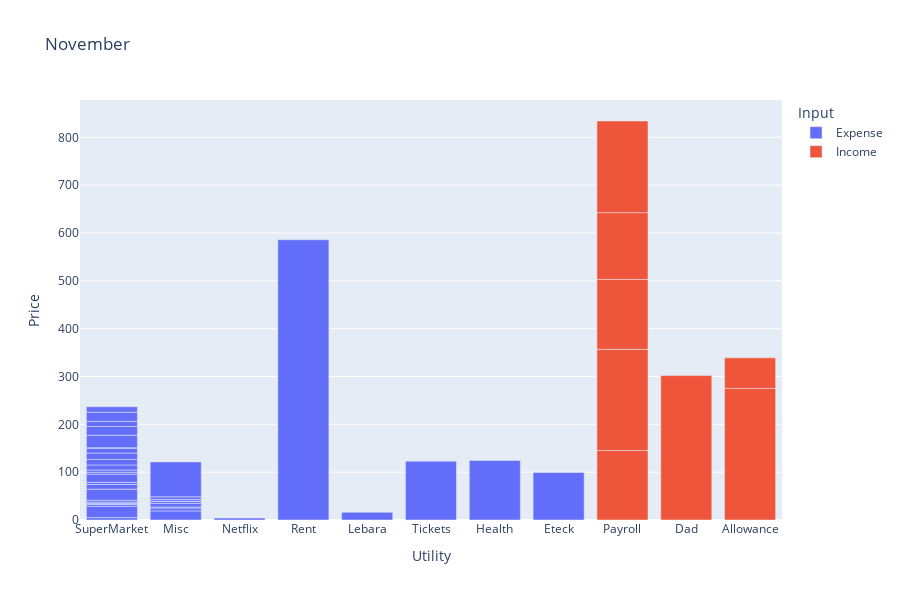
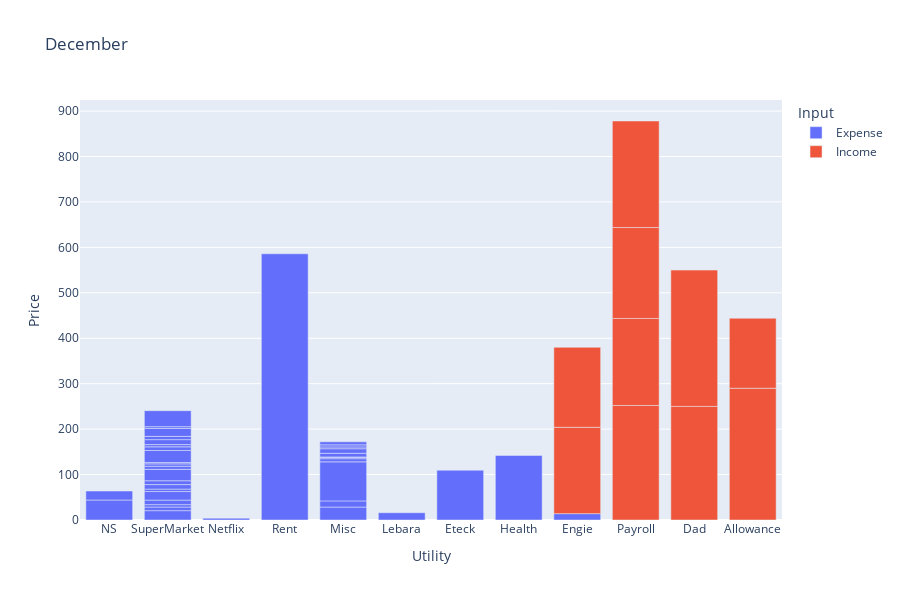
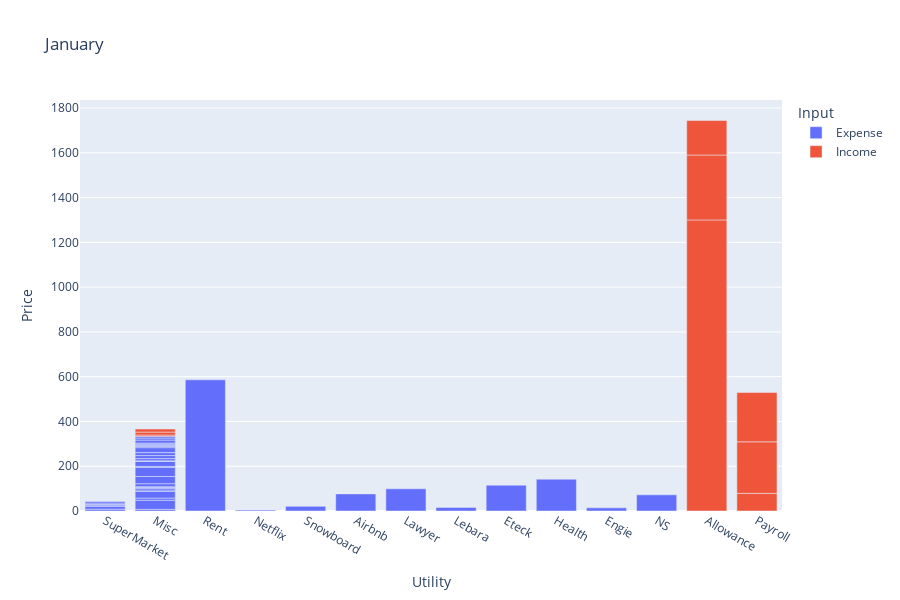
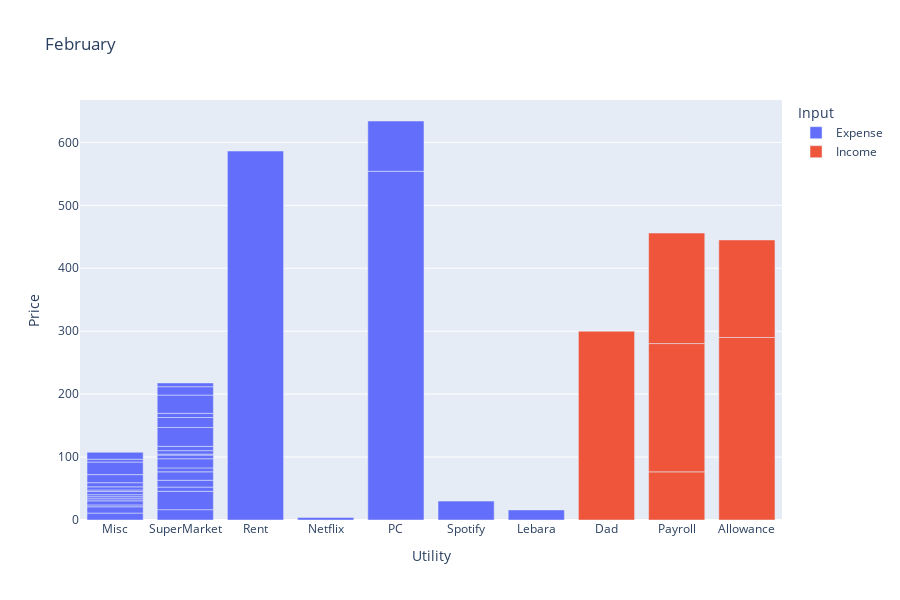

Source (notebook cell) for these figures, in order:
### Code cell
#Bar plots for all the months available by the user. Every transaction is specificaly given in the bar plot, making easy to identify individual transactions.
for i in range(len(list_of_names)):
    fig = go.Figure()
    fig = px.bar(dataframes_list[i], x='Utility', y='Price',title=Month[i],color='Input')
    fig.update_layout(width = 900, height = 600)
    fig.show()

### Figure 1 — Plotly figure (JSON) as saved in the notebook; plotly's stock layout.template omitted (floating-point values rounded to 4 significant figures)
{"data": [{"alignmentgroup": "True", "hovertemplate": "Input=Expense<br>Utility=%{x}<br>Price=%{y}<extra></extra>", "legendgroup": "Expense", "marker": {"color": "#636efa", "pattern": {"shape": ""}}, "name": "Expense", "offsetgroup": "Expense", "orientation": "v", "showlegend": true, "textposition": "auto", "type": "bar", "x": ["SuperMarket", "SuperMarket", "SuperMarket", "SuperMarket", "Misc", "SuperMarket", "Misc", "Misc", "SuperMarket", "SuperMarket", "Netflix", "SuperMarket", "Rent", "SuperMarket", "SuperMarket", "Misc", "Misc", "SuperMarket", "SuperMarket", "SuperMarket", "SuperMarket", "Misc", "SuperMarket", "Misc", "SuperMarket", "SuperMarket", "SuperMarket", "Lebara", "SuperMarket", "Tickets", "SuperMarket", "Health", "Eteck", "SuperMarket", "Misc", "Misc", "SuperMarket"], "xaxis": "x", "y": [5.09, 23.6, 3.98, 1.58, 19, 3, 6.15, 2, 3.75, 23.42, 4, 9.92, 585.8, 4.37, 17.06, 7.4, 4, 3.99, 4.73, 10.61, 11.51, 0.55, 13.35, 3.95, 10.19, 1.05, 25.91, 16, 18.35, 123, 10.89, 124.2, 99.31, 19, 5.46, 73, 11.33], "yaxis": "y"}, {"alignmentgroup": "True", "hovertemplate": "Input=Income<br>Utility=%{x}<br>Price=%{y}<extra></extra>", "legendgroup": "Income", "marker": {"color": "#EF553B", "pattern": {"shape": ""}}, "name": "Income", "offsetgroup": "Income", "orientation": "v", "showlegend": true, "textposition": "auto", "type": "bar", "x": ["Payroll", "Dad", "Payroll", "Payroll", "Allowance", "Allowance", "Payroll", "Payroll"], "xaxis": "x", "y": [145.2, 302, 211.6, 146.1, 275, 64, 139.6, 191.6], "yaxis": "y"}], "layout": {"barmode": "relative", "height": 600, "legend": {"title": {"text": "Input"}, "tracegroupgap": 0}, "title": {"text": "November"}, "width": 900, "xaxis": {"anchor": "y", "domain": [0, 1], "title": {"text": "Utility"}}, "yaxis": {"anchor": "x", "domain": [0, 1], "title": {"text": "Price"}}}}

### Figure 2 — Plotly figure (JSON) as saved in the notebook; plotly's stock layout.template omitted (floating-point values rounded to 4 significant figures)
{"data": [{"alignmentgroup": "True", "hovertemplate": "Input=Expense<br>Utility=%{x}<br>Price=%{y}<extra></extra>", "legendgroup": "Expense", "marker": {"color": "#636efa", "pattern": {"shape": ""}}, "name": "Expense", "offsetgroup": "Expense", "orientation": "v", "showlegend": true, "textposition": "auto", "type": "bar", "x": ["NS", "SuperMarket", "SuperMarket", "SuperMarket", "SuperMarket", "SuperMarket", "Netflix", "SuperMarket", "Rent", "Misc", "SuperMarket", "SuperMarket", "SuperMarket", "Misc", "SuperMarket", "SuperMarket", "Misc", "SuperMarket", "SuperMarket", "SuperMarket", "Lebara", "Misc", "Misc", "SuperMarket", "Misc", "Misc", "Misc", "SuperMarket", "SuperMarket", "Eteck", "Health", "Engie", "SuperMarket", "Misc", "Misc", "SuperMarket", "NS", "Misc", "SuperMarket"], "xaxis": "x", "y": [43.99, 20.53, 8, 5.27, 9.95, 18.83, 4, 5.45, 585.8, 28.5, 9.92, 8.43, 25.15, 13.48, 6.86, 5.15, 85.98, 3.08, 26.39, 8.03, 16, 6.94, 3.25, 4.95, 0.7, 8, 10, 10.86, 7.23, 109.6, 142.2, 14, 17.6, 4, 4.5, 3.76, 19.73, 6.6, 35.15], "yaxis": "y"}, {"alignmentgroup": "True", "hovertemplate": "Input=Income<br>Utility=%{x}<br>Price=%{y}<extra></extra>", "legendgroup": "Income", "marker": {"color": "#EF553B", "pattern": {"shape": ""}}, "name": "Income", "offsetgroup": "Income", "orientation": "v", "showlegend": true, "textposition": "auto", "type": "bar", "x": ["Engie", "Payroll", "Dad", "Engie", "Payroll", "Allowance", "Allowance", "Payroll", "Dad", "Payroll"], "xaxis": "x", "y": [190, 252.0, 250, 176, 191.6, 290, 154, 200.1, 300, 234.4], "yaxis": "y"}], "layout": {"barmode": "relative", "height": 600, "legend": {"title": {"text": "Input"}, "tracegroupgap": 0}, "title": {"text": "December"}, "width": 900, "xaxis": {"anchor": "y", "domain": [0, 1], "title": {"text": "Utility"}}, "yaxis": {"anchor": "x", "domain": [0, 1], "title": {"text": "Price"}}}}

### Figure 3 — Plotly figure (JSON) as saved in the notebook; plotly's stock layout.template omitted (floating-point values rounded to 4 significant figures)
{"data": [{"alignmentgroup": "True", "hovertemplate": "Input=Expense<br>Utility=%{x}<br>Price=%{y}<extra></extra>", "legendgroup": "Expense", "marker": {"color": "#636efa", "pattern": {"shape": ""}}, "name": "Expense", "offsetgroup": "Expense", "orientation": "v", "showlegend": true, "textposition": "auto", "type": "bar", "x": ["SuperMarket", "Misc", "SuperMarket", "Misc", "Misc", "Misc", "Rent", "Misc", "SuperMarket", "Misc", "Misc", "Misc", "Netflix", "SuperMarket", "Misc", "Misc", "Misc", "Misc", "Misc", "Misc", "Misc", "Snowboard", "Misc", "Airbnb", "Misc", "Lawyer", "Misc", "Lebara", "Eteck", "Health", "Engie", "Misc", "Misc", "SuperMarket", "Misc", "Misc", "Misc", "NS", "Misc", "Misc", "SuperMarket"], "xaxis": "x", "y": [8.23, 7.25, 13.42, 41, 9.5, 30, 586, 6.2, 1.99, 7.5, 4, 3, 4, 5.41, 13.5, 32.07, 40.5, 4.5, 22.8, 2.2, 10, 20.79, 13.5, 76.38, 13.3, 99.2, 22.14, 16, 115.5, 142.2, 14, 6, 4.8, 6.4, 4.9, 5, 13.3, 72.27, 9, 7.56, 6.82], "yaxis": "y"}, {"alignmentgroup": "True", "hovertemplate": "Input=Income<br>Utility=%{x}<br>Price=%{y}<extra></extra>", "legendgroup": "Income", "marker": {"color": "#EF553B", "pattern": {"shape": ""}}, "name": "Income", "offsetgroup": "Income", "orientation": "v", "showlegend": true, "textposition": "auto", "type": "bar", "x": ["Misc", "Allowance", "Payroll", "Payroll", "Misc", "Payroll", "Allowance", "Allowance", "Misc"], "xaxis": "x", "y": [5.99, 1300, 78.93, 230.1, 13, 220, 290, 154, 13.48], "yaxis": "y"}], "layout": {"barmode": "relative", "height": 600, "legend": {"title": {"text": "Input"}, "tracegroupgap": 0}, "title": {"text": "January"}, "width": 900, "xaxis": {"anchor": "y", "domain": [0, 1], "title": {"text": "Utility"}}, "yaxis": {"anchor": "x", "domain": [0, 1], "title": {"text": "Price"}}}}

### Figure 4 — Plotly figure (JSON) as saved in the notebook; plotly's stock layout.template omitted (floating-point values rounded to 4 significant figures)
{"data": [{"alignmentgroup": "True", "hovertemplate": "Input=Expense<br>Utility=%{x}<br>Price=%{y}<extra></extra>", "legendgroup": "Expense", "marker": {"color": "#636efa", "pattern": {"shape": ""}}, "name": "Expense", "offsetgroup": "Expense", "orientation": "v", "showlegend": true, "textposition": "auto", "type": "bar", "x": ["Misc", "Misc", "Misc", "SuperMarket", "SuperMarket", "Misc", "SuperMarket", "Rent", "Misc", "Misc", "Misc", "SuperMarket", "SuperMarket", "SuperMarket", "SuperMarket", "Netflix", "PC", "PC", "SuperMarket", "SuperMarket", "Misc", "Misc", "Misc", "SuperMarket", "SuperMarket", "SuperMarket", "SuperMarket", "Spotify", "Misc", "Misc", "Misc", "Misc", "SuperMarket", "SuperMarket", "Lebara", "SuperMarket", "Misc", "SuperMarket"], "xaxis": "x", "y": [11, 10, 3, 16.41, 29.11, 6.5, 6.74, 586.2, 3.25, 3.25, 3.25, 10.85, 13.45, 6.23, 14.54, 4, 554.1, 79.9, 5.87, 1.45, 4.95, 2.5, 5, 5.56, 6.83, 30.03, 15.75, 30, 6.6, 12.8, 20, 4.5, 6.68, 29, 16, 13.32, 11, 5.97], "yaxis": "y"}, {"alignmentgroup": "True", "hovertemplate": "Input=Income<br>Utility=%{x}<br>Price=%{y}<extra></extra>", "legendgroup": "Income", "marker": {"color": "#EF553B", "pattern": {"shape": ""}}, "name": "Income", "offsetgroup": "Income", "orientation": "v", "showlegend": true, "textposition": "auto", "type": "bar", "x": ["Dad", "Payroll", "Payroll", "Allowance", "Allowance", "Payroll"], "xaxis": "x", "y": [300, 76.47, 203.9, 290, 155, 175.6], "yaxis": "y"}], "layout": {"barmode": "relative", "height": 600, "legend": {"title": {"text": "Input"}, "tracegroupgap": 0}, "title": {"text": "February"}, "width": 900, "xaxis": {"anchor": "y", "domain": [0, 1], "title": {"text": "Utility"}}, "yaxis": {"anchor": "x", "domain": [0, 1], "title": {"text": "Price"}}}}
